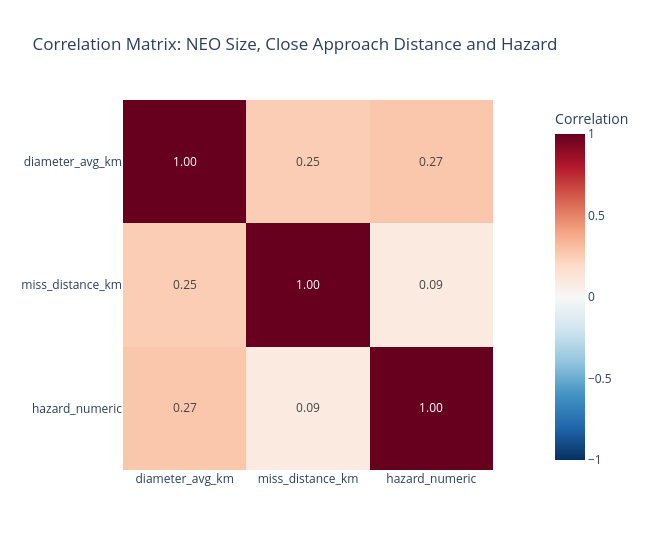

This figure's notebook cell:
### Markdown cell above
### Correlation matrix for better understanding

### Code cell
corr_df = viz_df.copy()
corr_df["hazard_numeric"] = corr_df["is_hazardous"].astype(int)

corr_cols = [
    "diameter_avg_km",
    "miss_distance_km",
    "hazard_numeric"
]

corr_matrix = corr_df[corr_cols].corr()
fig = px.imshow(
    corr_matrix,
    text_auto=".2f",
    color_continuous_scale="RdBu_r",
    zmin=-1,
    zmax=1,
    title="Correlation Matrix: NEO Size, Close Approach Distance and Hazard",
    labels=dict(color="Correlation")
)

fig.update_layout(
    template="plotly_white",
    width=650,
    height=550
)

fig.show()

### Figure 1 — Plotly figure (JSON) as saved in the notebook; plotly's stock layout.template omitted (floating-point values rounded to 4 significant figures)
{"data": [{"coloraxis": "coloraxis", "hovertemplate": "x: %{x}<br>y: %{y}<br>Correlation: %{z}<extra></extra>", "name": "0", "texttemplate": "%{z:.2f}", "type": "heatmap", "x": ["diameter_avg_km", "miss_distance_km", "hazard_numeric"], "xaxis": "x", "y": ["diameter_avg_km", "miss_distance_km", "hazard_numeric"], "yaxis": "y", "z": [[1.0, 0.2525, 0.2748], [0.2525, 1.0, 0.09468], [0.2748, 0.09468, 1.0]]}], "layout": {"coloraxis": {"autocolorscale": false, "cmax": 1, "cmin": -1, "colorbar": {"title": {"text": "Correlation"}}, "colorscale": [[0, "rgb(5,48,97)"], [0.1, "rgb(33,102,172)"], [0.2, "rgb(67,147,195)"], [0.3, "rgb(146,197,222)"], [0.4, "rgb(209,229,240)"], [0.5, "rgb(247,247,247)"], [0.6, "rgb(253,219,199)"], [0.7, "rgb(244,165,130)"], [0.8, "rgb(214,96,77)"], [0.9, "rgb(178,24,43)"], [1, "rgb(103,0,31)"]]}, "height": 550, "title": {"text": "Correlation Matrix: NEO Size, Close Approach Distance and Hazard"}, "width": 650, "xaxis": {"anchor": "y", "constrain": "domain", "domain": [0, 1], "scaleanchor": "y"}, "yaxis": {"anchor": "x", "autorange": "reversed", "constrain": "domain", "domain": [0, 1]}}}
